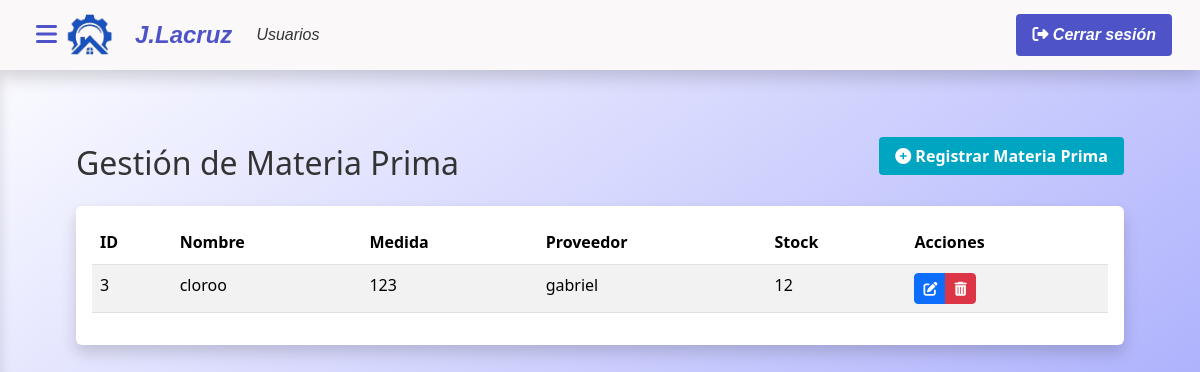
Screenshot of /controlador/MateriaPrimaControlador.php with the database file from the repository.
### tables this page shows
CREATE TABLE `materia_prima` (
  `id_materia` int(11) NOT NULL,
  `id_provedores` int(11) NOT NULL,
  `nombre` varchar(50) NOT NULL,
  `medida` varchar(12) NOT NULL,
  `stock` int(11) NOT NULL
);

CREATE TABLE `proveedores` (
  `id_proveedores` int(11) NOT NULL,
  `id_direccion` int(11) NOT NULL,
  `nombre` varchar(50) NOT NULL,
  `telefono` varchar(20) NOT NULL,
  `correo` varchar(100) NOT NULL
);

### modelo/conexion.php (called while the page is built, shortened)
<?php
class Conexion {
    public function __construct() {
    try {
        $this->pdo = new PDO("mysql:host=localhost;dbname=proyecto_lacruz", "root", "");
    } catch (PDOException $e) {
        die("Error de conexión: " . $e->getMessage());
    }
}
}
?>

### modelo/MateriaPrimaModelo.php (called while the page is built, shortened)
<?php
require_once 'modelo/conexion.php';
class MateriaPrima extends Conexion
{
    public function listar() {
        try {
            $sql = "SELECT m.*, p.nombre AS proveedor
                    FROM materia_prima m
                    JOIN proveedores p ON m.id_provedores = p.id_proveedores
                    ORDER BY m.id_materia ASC";
            $stmt = $this->pdo->prepare($sql);
            $stmt->execute();
            return $stmt->fetchAll(PDO::FETCH_ASSOC);
        } catch (PDOException $e) {
            error_log('Error en MateriaPrima->listar(): ' . $e->getMessage());
            return [];
        }
    }
}
?>

### vista/materiaPrima/index.php (shortened to what this page needs)
<?php require_once('vista/parcial/header.php'); ?>
<div class="main-content">
    <div class="container-fluid py-4">
        <div class="row mb-4">
            <div class="col-md-6">
                <h2 class="mb-0">Gestión de Materia Prima</h2>
            </div>
            <div class="col-md-6 text-end">
                <a href="index.php?c=MateriaPrimaControlador&m=crear" class="p-btn" data-bs-toggle="modal" data-bs-target="#registrarMateriaModal">
                    <i class="fas fa-plus-circle"></i> Registrar Materia Prima
                </a>
            </div>
        </div>
        <div class="card">
            <div class="card-body">
                <div class="table-responsive">
                    <table class="table table-striped table-hover">
                        <thead class="table-white">
                            <tr>
                                <th>ID</th>
                                <th>Nombre</th>
                                <th>Medida</th>
                                <th>Proveedor</th>
                                <th>Stock</th>
                                <th>Acciones</th>
                            </tr>
                        </thead>
                        <tbody>
                            <?php if (empty($materias)): ?>
                                <tr>
                                    <td colspan="6" class="text-center">No hay materias primas registradas</td>
                                </tr>
                            <?php else: ?>
                                <?php foreach ($materias as $m): ?>
                                    <tr>
                                        <td><?= htmlspecialchars($m['id_materia']) ?></td>
                                        <td><?= htmlspecialchars($m['nombre']) ?></td>
                                        <td><?= htmlspecialchars($m['medida']) ?></td>
                                        <td><?= htmlspecialchars($m['proveedor']) ?></td>
                                        <td><?= htmlspecialchars($m['stock']) ?></td>
                                        <td>
                                            <div class="btn-group" role="group">
                                                <button value="<?= $m['id_materia'] ?>" type="button" class="btn btn-primary btn-sm btn-editar">
                                                    <i class="fas fa-edit"></i>
                                                </button>
                                                <button type="button" class="btn btn-danger btn-sm btn-eliminar" data-id="<?= $m['id_materia'] ?>" data-controlador="MateriaPrimaControlador">
                                                    <i class="fas fa-trash-alt"></i>
                                                </button>
                                            </div>
                                        </td>
                                    </tr>
                                <?php endforeach; ?>
                            <?php endif; ?>
                        </tbody>
                    </table>
                </div>
            </div>
        </div>
    </div>
</div>
<?php require_once('vista/parcial/footer.php'); ?>

### vista/css/header.css (style rules this page uses)
:root { --body-bg-color:rgb(0, 165, 194); --primary-color: #4e54c8; --secondary-color: #8f94fb; --accent-color: #00d4ff; --dark-color: #1a1a2e; --light-color: rgb(250, 248, 248); --text-dark: #333; --text-light: #fff; --shadow: 0 8px 16px rgba(0, 0, 0, 0.16); --transition: all 0.3s ease; }
* { box-sizing: border-box; margin: 0; padding: 0; }
body { font-family: 'Segoe UI', system-ui, -apple-system, sans-serif; background: linear-gradient(to bottom right,rgb(255, 255, 255), #8f94fb); min-height: 100vh; color: var(--text-dark); line-height: 1.6; margin: 0; padding-top: 56px; }
a { text-decoration: none; color: inherit; }
.p-btn { width: 18rem; font-weight: 700; color: var(--text-light); background-color: var(--body-bg-color); border-radius: 4px; padding: 0.5rem 1rem; transition: var(--transition); border: none; }
.main-content { padding: 2rem; transition: var(--transition); background-color: transparent; margin-left: 0; min-height: calc(100vh - 56px); }
.card { border: none; box-shadow: var(--shadow); ; transition: var(--transition); }

### rows the page displays
materia_prima: id_materia "3", nombre "cloroo", medida "123", id_provedores.nombre "gabriel", stock "12"
